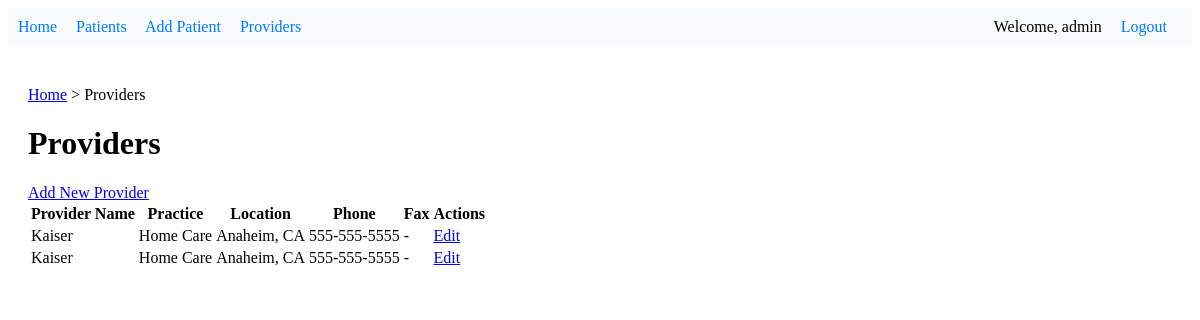
The page /providers/ (signed in) on the database as committed earlier.
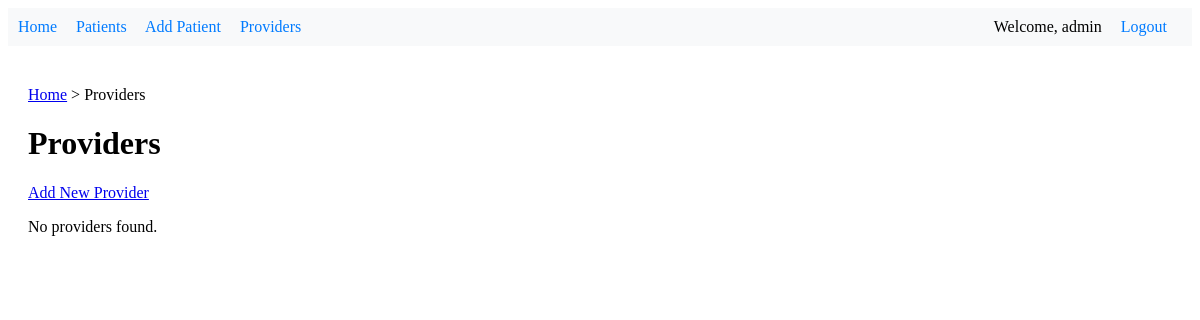
The same page on the database as committed later.
### patient_records/models.py (models this page shows, shortened)
class Provider(models.Model):
    id = models.AutoField(primary_key=True)
    date = models.DateField()
    provider = models.CharField(max_length=100)
    practice = models.CharField(max_length=200)
    address = models.CharField(max_length=255)
    city = models.CharField(max_length=100)
    state = models.CharField(max_length=100)
    zip = models.CharField(max_length=20)
    fax = models.CharField(max_length=20, blank=True, null=True)
    phone = models.CharField(max_length=20, blank=True, null=True)
    source = models.CharField(max_length=100, blank=True, null=True)

### patient_records/views.py (the view)
# urls.py: path('providers/', views.provider_list, name='provider_list'),
@login_required
def provider_list(request):
    breadcrumbs = [
        {'label': 'Providers', 'url': None}
    ]
    providers = Provider.objects.all().order_by('provider')
    context = {
        'providers': providers,
        'breadcrumbs': breadcrumbs,
        'page_title': 'Provider List'
    }
    return render(request, 'patient_records/provider_list.html', context)

### patient_records/templates/patient_records/provider_list.html (shortened to what this page needs)
{% extends 'patient_records/base.html' %}
{% block content %}
{% include 'components/_breadcrumbs.html' %}
<div class="content-header">
    <h1>Providers</h1>
    <a href="{% url 'add_provider' %}" class="button">Add New Provider</a>
</div>
<div class="provider-list">
    {% if providers %}
        <table class="data-table">
            <thead>
                <tr>
                    <th>Provider Name</th>
                    <th>Practice</th>
                    <th>Location</th>
                    <th>Phone</th>
                    <th>Fax</th>
                    <th><span class="sr-only">Actions</span></th>
                </tr>
            </thead>
            <tbody>
                {% for provider in providers %}
                <tr>
                    <td>{{ provider.provider }}</td>
                    <td>{{ provider.practice }}</td>
                    <td>{{ provider.city }}, {{ provider.state }}</td>
                    <td>{{ provider.phone|default:"-" }}</td>
                    <td>{{ provider.fax|default:"-" }}</td>
                    <td class="actions">
                        <a href="{% url 'edit_provider' provider.id %}" class="action-link">Edit</a>
                    </td>
                </tr>
                {% endfor %}
            </tbody>
        </table>
    {% else %}
        <p>No providers found.</p>
    {% endif %}
</div>
{% endblock %}

### patient_records/templates/patient_records/base.html (shortened to what this page needs)
{% load static %}
<!DOCTYPE html>
<html>
<head>
    <link rel="stylesheet" href="{% static 'css/modal.css' %}">
</head>
<body>
    {% include 'components/_navigation.html' %}
    <div class="content">
        {% block content %}
        {% endblock %}
    </div>
</body>
</html>

### patient_records/templates/components/_navigation.html
{% if user.is_authenticated %}
    <nav>
        <a href="{% url 'home' %}">Home</a>
        <a href="{% url 'patient_list' %}">Patients</a>
        <a href="{% url 'add_patient' %}">Add Patient</a>
        <a href="{% url 'provider_list' %}">Providers</a>
        <div class="user-nav">
            <span>Welcome, {{ user.username }}</span>
            <a href="{% url 'logout' %}">Logout</a>
        </div>
    </nav>
{% endif %}

### patient_records/templates/components/_breadcrumbs.html
{% if breadcrumbs %}
<div class="breadcrumbs">
    <a href="{% url 'home' %}">Home</a>
    {% for breadcrumb in breadcrumbs %}
        > {% if breadcrumb.url %}
            <a href="{{ breadcrumb.url }}">{{ breadcrumb.label }}</a>
        {% else %}
            {{ breadcrumb.label }}
        {% endif %}
    {% endfor %}
</div>
{% endif %}

### patient_records/templates/patient_records/base.html (style rules this page uses)
nav { background-color: #f8f9fa; padding: 10px; margin-bottom: 20px; }
nav a { margin-right: 15px; text-decoration: none; color: #007bff; }
.content { padding: 20px; }
.user-nav { float: right; }
.user-nav span { margin-right: 15px; }

Rows that differ between the two databases and show on the page:
removed Provider: provider "Kaiser", practice "Home Care", city "Anaheim", state "CA", phone "555-555-5555", fax "-"
removed Provider: provider "Kaiser", practice "Home Care", city "Anaheim", state "CA", phone "555-555-5555", fax "-"
Other text that changed with them:
text no longer shown: "Provider Name Practice Location Phone Fax Actions"
text now shown: "No providers found."
